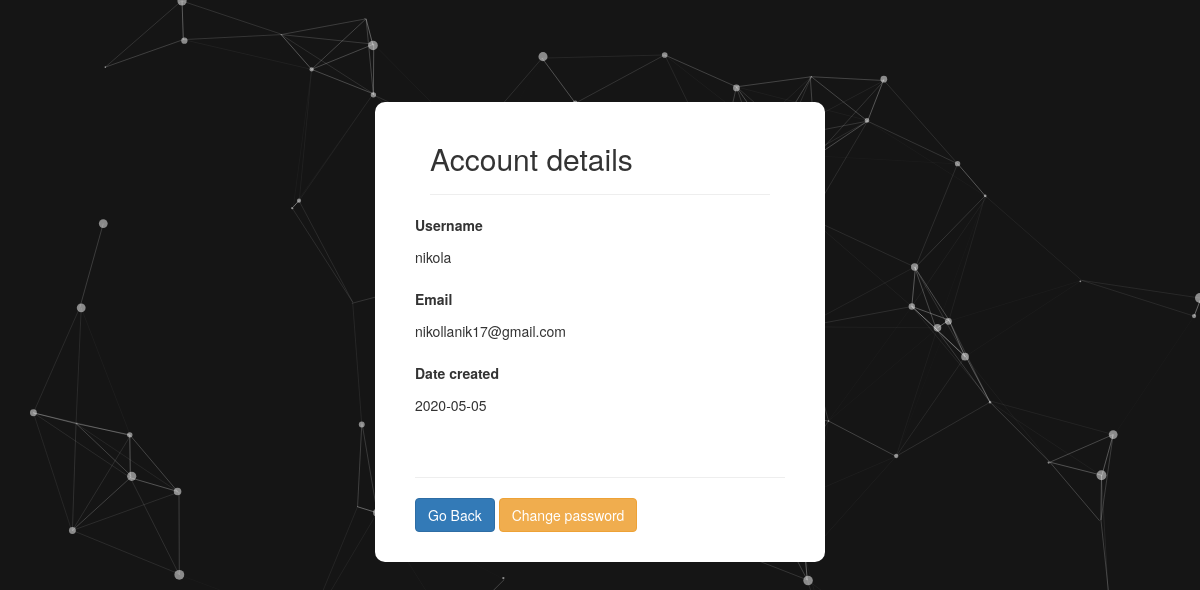
Screenshot of /crud_user/useroptions.php (signed in) with the database file from the repository.
### tables this page shows
CREATE TABLE `users` (
  `user_id` int(10) UNSIGNED NOT NULL,
  `username` varchar(64) NOT NULL,
  `password` varchar(256) NOT NULL,
  `email` varchar(64) NOT NULL,
  `date_created` date NOT NULL DEFAULT current_timestamp()
);

### crud_user/useroptions.php (the view, shortened to what this page needs)
<?php
    if(!isset($_SESSION['username']) || empty($_SESSION['username'])){
        header("location: ../login.php");
        exit();
    } else {
        require_once "../includes/db_conf.php";
        $sql = "SELECT * FROM users WHERE username = ?;";
        if ($stmt = mysqli_prepare($conn, $sql)) {
            mysqli_stmt_bind_param($stmt, "s", $param_username);
            if(mysqli_stmt_execute($stmt)){
                $result = mysqli_stmt_get_result($stmt);
                if(mysqli_num_rows($result) == 1){
                    $row = mysqli_fetch_array($result);
                }
            }
        }
    }
?>
<!DOCTYPE html>
<html lang="en">
<head>
    <link rel="stylesheet" href="https://maxcdn.bootstrapcdn.com/bootstrap/3.3.7/css/bootstrap.min.css"
>
</head>
<body>
<div id="particles-js"></div>
<div class="wrapper">
    <div class="container-fluid">
        <div class="row">
            <div class="col-md-12">
                <div class="page-header clearfix">
                    <h2 class="pull-left">Account details</h2>
                </div>
            </div>
            <div class="form-group">
                <label>Username</label>
                <p class="form-control-static"><?php echo $row['username'] ?></p>
            </div>
            <div class="form-group">
                <label>Email</label>
                <p class="form-control-static"><?php echo $row['email'] ?></p>
            </div>
            <div class="form-group">
                <label>Date created</label>
                <p class="form-control-static"><?php echo $row['date_created'] ?></p>
            </div>
            <br>
            <hr>
            <p>
                <a href="../index.php" class="btn btn-primary">Go Back</a>
                <a href="user_update.php?id=<?php echo $row['user_id']?>" class="btn btn-warning">Change password</a>
            </p>
        </div>
    </div>
</div>
</body>
</html>

### crud_user/useroptions.php (style rules this page uses)
.wrapper { width: 450px; margin: 0 auto; position: absolute; top: 30%; left: 50%; transform: translate(-50%, -30%); background: #fff; padding: 0 40px; padding-bottom: 20px; border-radius: 10px; }
.page-header h2 { margin-top: 0; }
html, body { margin: 0; padding: 0; height: 100vh; overflow: hidden; }
#particles-js { height: 100%; width: 100%; background-color: #151515; }

### rows the page displays
users: username "nikola", email "nikollanik17@gmail.com", date_created "2020-05-05"
